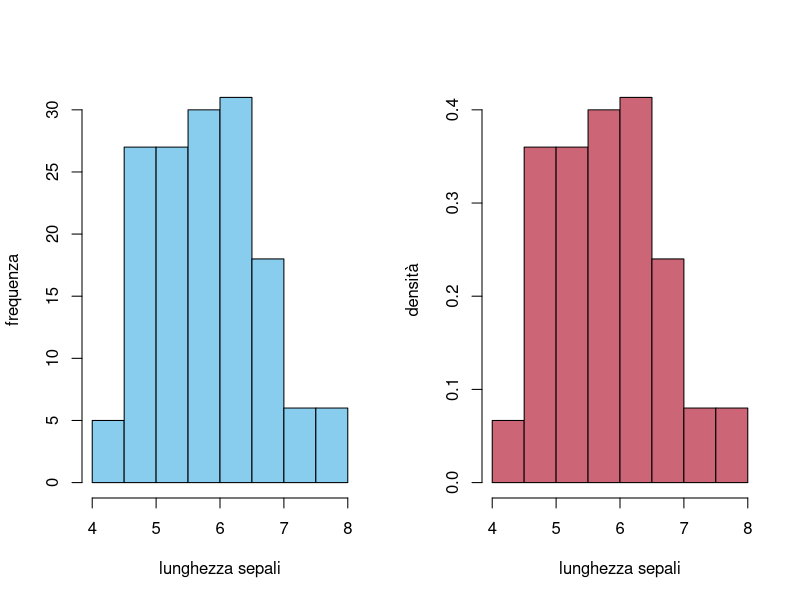
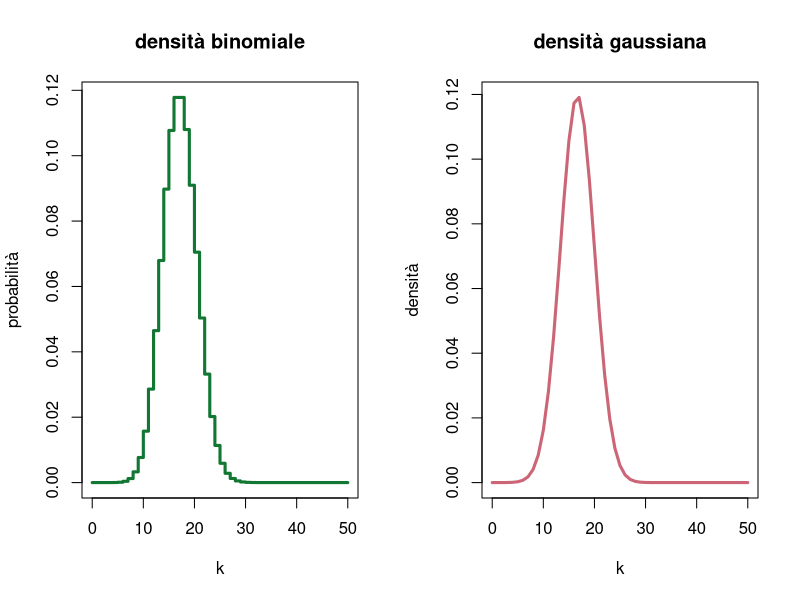
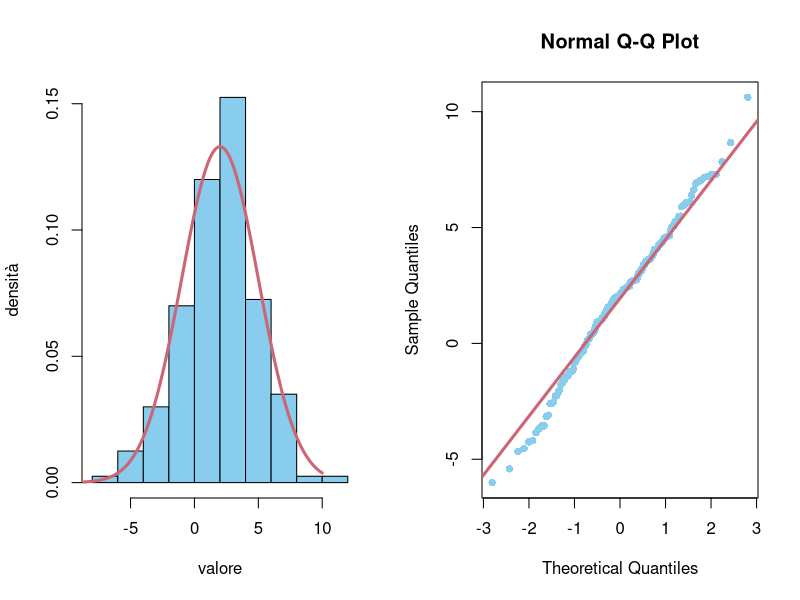
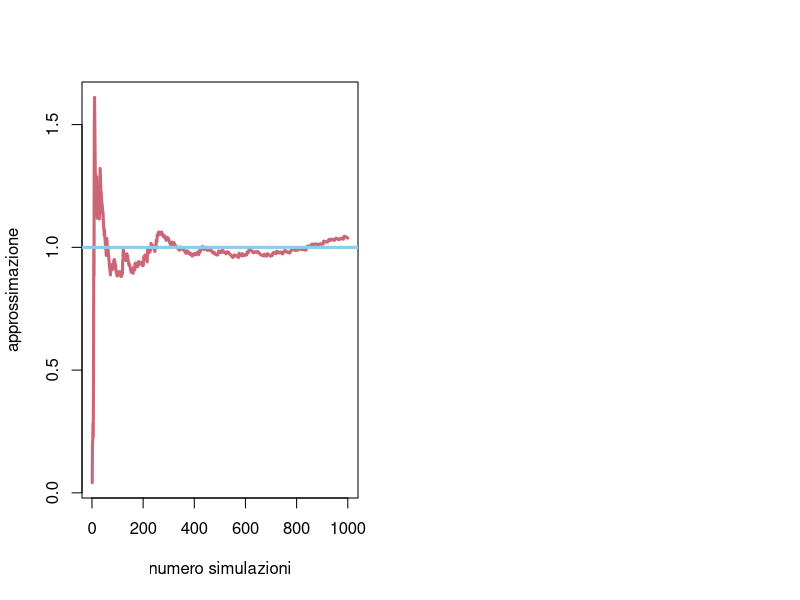

Write the R code that produced these figures, in order.
## ---- chunk 1

miei_colori  = c("#88CCEE", "#CC6677", "#DDCC77", "#117733", "#332288", "#AA4499", "#888888")

#Parametri globali
knitr::opts_chunk$set(dev='svg', fig.width = 5, fig.align = 'center', tidy=FALSE)
## ---- chunk 2

# usiamo i dati del dataset Iris

par(mfrow=c(1,2))

hist(iris$Sepal.Length, freq=TRUE, col=miei_colori[1], main="", xlab="lunghezza sepali", ylab="frequenza")

hist(iris$Sepal.Length, freq=FALSE, col=miei_colori[2], main="", xlab="lunghezza sepali", ylab="densità")


## ---- chunk 3

n=50
r=1/3
k=0:n

par(mfrow=c(1,2))

plot(k, dbinom(k, n, r), type='s', lwd=3, col=miei_colori[4], ylab='probabilità', main='densità binomiale')

plot(k, dnorm(k, mean=r*n, sd=sqrt(r*(1-r)*n)), type='l', lwd=3, ylab='densità', col=miei_colori[2], main='densità gaussiana')

## ---- chunk 4

# Il comando per simulare una o più variabili aleatorie con una data densità si ottiene con il prefisso `r` seguito dall'abbreviazione della densità. Vediamo ad esempio con le gaussiane.

gaussiane = rnorm(200, mean=2, sd=3)

# il comando genera i dati associati all'osservazione di 100 variabili gaussiane indipendenti.

par(mfrow=c(1,2))

hist(gaussiane, freq=FALSE, col=miei_colori[1], xlab="valore", ylab="densità", main="")

intervallo = seq(-10, 10, by=0.01)

lines(intervallo, dnorm(intervallo, mean=2, sd=3), col=miei_colori[2], lwd=3 )

qqnorm(gaussiane, col=miei_colori[1], pch=16)
qqline(gaussiane, col=miei_colori[2], lwd=3)

## ---- chunk 5

n=1000

gaussiane = rnorm(n)

g = gaussiane^2

monte_carlo = cumsum( g ) / 1:n

plot(1:n, monte_carlo, type='l', lwd=3, col=miei_colori[2], ylab='approssimazione', xlab='numero simulazioni')

abline(h=1, col=miei_colori[1], lwd=3)
